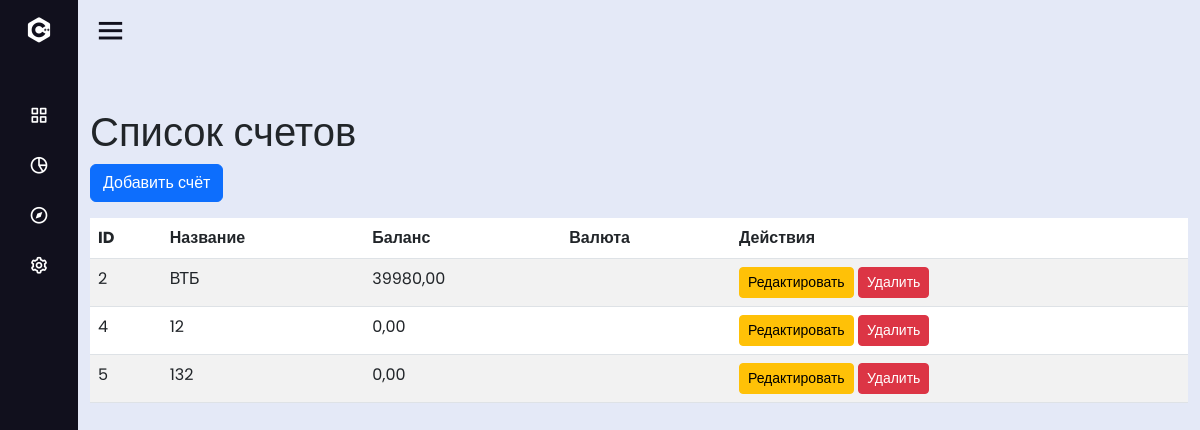
Page /initial/accounts/ (signed in) on the committed database.
### ms/models.py (models this page shows, shortened)
class Account(models.Model):
    user = models.ForeignKey(User, on_delete=models.CASCADE, related_name='accounts')
    name = models.CharField(max_length=50)
    balance = models.DecimalField(max_digits=10, decimal_places=2, default=0.00)
    currency = models.ForeignKey(
        Currency,
        on_delete=models.PROTECT,  # Защита от удаления валют, которые используются
        null=True,                 # Разрешить пустые значения при создании (если нужно)
        blank=True,                # Разрешить пустое значение в формах
        default=1               # Можно указать ID валюты RUB, если она обязательна
    )
    class Meta:
        unique_together = ('user', 'name')  # Уникальные счета для каждого пользователя

### ms/views.py (the view)
# urls.py: path('initial/accounts/', views.accounts_view, name='accounts'),
@login_required
def accounts_view(request):
    accounts = Account.objects.filter(user=request.user)
    return render(request, 'ms/home/initial/accounts/account.html', {'accounts': accounts})

### ms/templates/ms/home/initial/accounts/account.html (shortened to what this page needs)
<!DOCTYPE html>
{% extends 'ms/home/initial/initial.html' %}
{% block content %}
<html lang="en">
<head>
    <link href="https://cdn.jsdelivr.net/npm/bootstrap@5.3.0/dist/css/bootstrap.min.css" rel="stylesheet">
</head>
<body>
<div class="container mt-5">
    <h1>Список счетов</h1>
    <button class="btn btn-primary mb-3" data-bs-toggle="modal" data-bs-target="#accountModal" onclick="openAccountModal()">Добавить счёт</button>
    <table class="table table-striped">
        <thead>
        <tr>
            <th>ID</th>
            <th>Название</th>
            <th>Баланс</th>
            <th>Валюта</th>
            <th>Действия</th>
        </tr>
        </thead>
        <tbody>
        {% for account in accounts %}
        <tr>
            <td>{{ account.id }}</td>
            <td>{{ account.name }}</td>
            <td>{{ account.balance }}</td>
            <td>{{ account.currency_code }}</td>
            <td>
                <button class="btn btn-warning btn-sm" data-bs-toggle="modal" data-bs-target="#accountModal" onclick="openAccountModal({{ account.id }})">Редактировать</button>
                <button class="btn btn-danger btn-sm" onclick="deleteAccount({{ account.id }})">Удалить</button>
            </td>
        </tr>
        {% endfor %}
        </tbody>
    </table>
</div>
</body>
</html>
{% endblock %}

### ms/static/ms/initial/style.css (style rules this page uses)
* { margin: 0; padding: 0; box-sizing: border-box; font-family: 'Poppins', sans-serif; }

### rows in the picture
Account: id "2", name "ВТБ", balance "39980,00"
Account: id "4", name "12", balance "0,00"
Account: id "5", name "132", balance "0,00"
